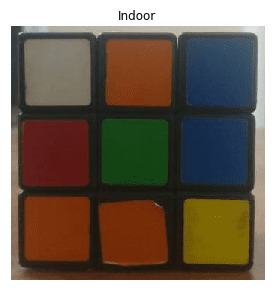
#> input picture media/indoor.jpg, 272 x 293 px
$ python ColorSegmentation.py
#> lines starting #> are read from the running program, lines starting #| are printed output that depends on the picture; after the words box and inside, x2 and y2 are one past the last pixel; in counts of white or black regions, pixels touching at a corner belong together
import cv2
import numpy as np

bright = cv2.imread('media/indoor.jpg')
#> bright is the input picture: shape (293, 272, 3); mean B, G, R 87.1, 100.9, 113.6
#The LAB Color-Space
brightLAB = cv2.cvtColor(bright, cv2.COLOR_BGR2LAB)
#> brightLAB: shape (293, 272, 3); mean of channels 0, 1, 2 108.6, 133, 138.7
# The YCrCb Color-Space
brightYCB = cv2.cvtColor(bright, cv2.COLOR_BGR2YCrCb)
#> brightYCB: shape (293, 272, 3); mean of channels 0, 1, 2 103.1, 135.5, 118.9
# The HSV Color Space
brightHSV = cv2.cvtColor(bright, cv2.COLOR_BGR2HSV)
#> brightHSV: shape (293, 272, 3); mean H, S, V 33.7, 110.6, 122.2

bgr = [40, 158, 16] #target color in BGR
thresh = 40 #Permissible color deviation

minBGR = np.array([bgr[0] - thresh, bgr[1] - thresh, bgr[2] - thresh])
maxBGR = np.array([bgr[0] + thresh, bgr[1] + thresh, bgr[2] + thresh])

#A mask is created where the pixels from the bright image fall within the specified BGR range.
maskBGR = cv2.inRange(bright,minBGR,maxBGR)
#> maskBGR: shape (293, 272); every value is 0
resultBGR = cv2.bitwise_and(bright, bright, mask = maskBGR)
#> resultBGR: shape (293, 272, 3); every value is 0

#convert 1D array to 3D, then convert it to HSV and take the first element
# this will be same as in HSV format[65, 229, 158]
hsv = cv2.cvtColor( np.uint8([[bgr]] ), cv2.COLOR_BGR2HSV)[0][0]

minHSV = np.array([hsv[0] - thresh, hsv[1] - thresh, hsv[2] - thresh])
maxHSV = np.array([hsv[0] + thresh, hsv[1] + thresh, hsv[2] + thresh])

maskHSV = cv2.inRange(brightHSV, minHSV, maxHSV)
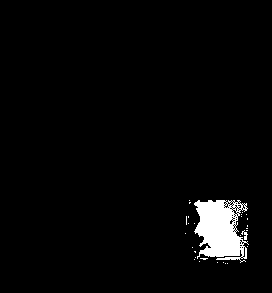
#> maskHSV: shape (293, 272); 3% white; 29 white regions (27 under 20 px), largest, box (x1, y1, x2, y2) and area: (194, 200, 249, 263) 2289, (241, 230, 248, 240) 30
resultHSV = cv2.bitwise_and(brightHSV, brightHSV, mask = maskHSV)
#> resultHSV: shape (293, 272, 3); mean H, S, V 0.7, 7.4, 3.7

#convert 1D array to 3D, then convert it to YCrCb
ycb = cv2.cvtColor( np.uint8([[bgr]] ), cv2.COLOR_BGR2YCrCb)[0][0]

minYCB = np.array([ycb[0] - thresh, ycb[1] - thresh, ycb[2] - thresh])
maxYCB = np.array([ycb[0] + thresh, ycb[1] + thresh, ycb[2] + thresh])

maskYCB = cv2.inRange(brightYCB, minYCB, maxYCB)
resultYCB = cv2.bitwise_and(brightYCB, brightYCB, mask = maskYCB)

#convert 1D array to 3D, then convert it to LAB
lab = cv2.cvtColor( np.uint8([[bgr]] ), cv2.COLOR_BGR2LAB)[0][0]

minLAB = np.array([lab[0] - thresh, lab[1] - thresh, lab[2] - thresh])
maxLAB = np.array([lab[0] + thresh, lab[1] + thresh, lab[2] + thresh])

maskLAB = cv2.inRange(brightLAB, minLAB, maxLAB)
resultLAB = cv2.bitwise_and(brightLAB, brightLAB, mask = maskLAB)

cv2.imshow("Result BGR", resultBGR)
cv2.imshow("Result HSV", resultHSV)
cv2.imshow("Result YCB", resultYCB)
cv2.imshow("Output LAB", resultLAB)

cv2.waitKey(0)
cv2.destroyAllWindows()
